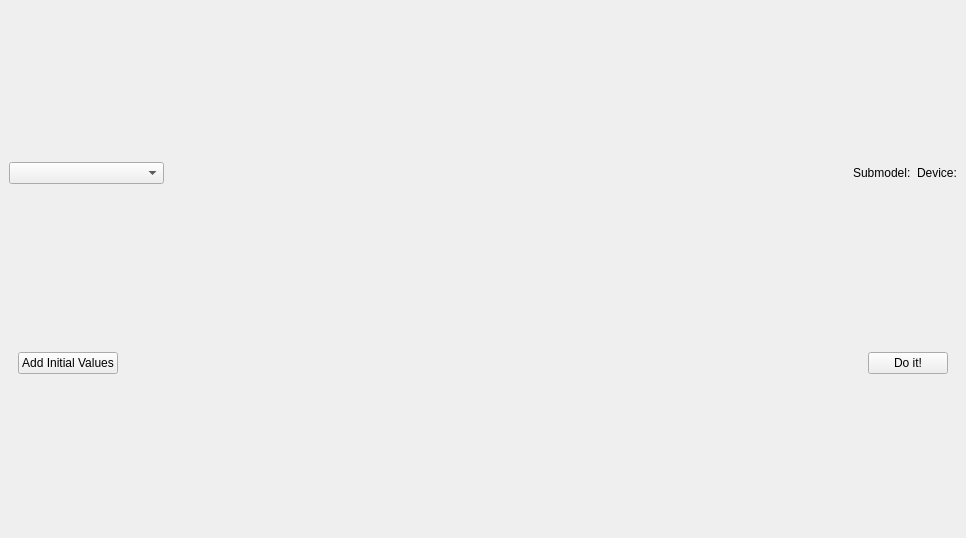
<?xml version="1.0" encoding="UTF-8"?>
<ui version="4.0">
 <class>MainWindow</class>
 <widget class="QMainWindow" name="MainWindow">
  <property name="geometry">
   <rect>
    <x>0</x>
    <y>0</y>
    <width>966</width>
    <height>538</height>
   </rect>
  </property>
  <property name="windowTitle">
   <string>MainWindow</string>
  </property>
  <widget class="QWidget" name="centralwidget">
   <layout class="QVBoxLayout" name="verticalLayout">
    <item>
     <widget class="QFrame" name="frame">
      <property name="maximumSize">
       <size>
        <width>16777215</width>
        <height>40</height>
       </size>
      </property>
      <property name="frameShape">
       <enum>QFrame::Shape::NoFrame</enum>
      </property>
      <property name="frameShadow">
       <enum>QFrame::Shadow::Raised</enum>
      </property>
      <layout class="QHBoxLayout" name="horizontalLayout">
       <property name="leftMargin">
        <number>0</number>
       </property>
       <property name="topMargin">
        <number>0</number>
       </property>
       <property name="rightMargin">
        <number>0</number>
       </property>
       <property name="bottomMargin">
        <number>0</number>
       </property>
       <item>
        <widget class="QComboBox" name="model_selector_comboBox">
         <property name="placeholderText">
          <string>Select model to apply</string>
         </property>
         <item>
          <property name="text">
           <string>Template model</string>
          </property>
         </item>
         <item>
          <property name="text">
           <string>Block editor model</string>
          </property>
         </item>
         <item>
          <property name="text">
           <string>Equations editor model</string>
          </property>
         </item>
        </widget>
       </item>
       <item>
        <spacer name="horizontalSpacer">
         <property name="orientation">
          <enum>Qt::Orientation::Horizontal</enum>
         </property>
         <property name="sizeHint" stdset="0">
          <size>
           <width>856</width>
           <height>20</height>
          </size>
         </property>
        </spacer>
       </item>
       <item>
        <widget class="QLabel" name="currently_editing_block_label">
         <property name="text">
          <string>Submodel:</string>
         </property>
        </widget>
       </item>
       <item>
        <spacer name="horizontalSpacer_2">
         <property name="orientation">
          <enum>Qt::Orientation::Horizontal</enum>
         </property>
         <property name="sizeHint" stdset="0">
          <size>
           <width>48</width>
           <height>20</height>
          </size>
         </property>
        </spacer>
       </item>
       <item>
        <widget class="QLabel" name="currently_editing_object_label">
         <property name="text">
          <string>Device:</string>
         </property>
        </widget>
       </item>
      </layout>
     </widget>
    </item>
    <item>
     <layout class="QVBoxLayout" name="mainLayout"/>
    </item>
    <item>
     <widget class="QFrame" name="frame_2">
      <property name="maximumSize">
       <size>
        <width>16777215</width>
        <height>40</height>
       </size>
      </property>
      <property name="frameShape">
       <enum>QFrame::Shape::NoFrame</enum>
      </property>
      <property name="frameShadow">
       <enum>QFrame::Shadow::Raised</enum>
      </property>
      <layout class="QHBoxLayout" name="horizontalLayout_2">
       <item>
        <widget class="QPushButton" name="InitGuessButton">
         <property name="text">
          <string>Add Initial Values</string>
         </property>
        </widget>
       </item>
       <item>
        <spacer name="horizontalSpacer_3">
         <property name="orientation">
          <enum>Qt::Orientation::Horizontal</enum>
         </property>
         <property name="sizeHint" stdset="0">
          <size>
           <width>859</width>
           <height>20</height>
          </size>
         </property>
        </spacer>
       </item>
       <item>
        <widget class="QPushButton" name="doItButton">
         <property name="text">
          <string>Do it!</string>
         </property>
        </widget>
       </item>
      </layout>
     </widget>
    </item>
   </layout>
  </widget>
  <action name="actionCheckModel">
   <property name="text">
    <string>CheckModel</string>
   </property>
   <property name="menuRole">
    <enum>QAction::MenuRole::NoRole</enum>
   </property>
  </action>
 </widget>
 <resources>
  <include location="icons.qrc"/>
 </resources>
 <connections/>
</ui>
